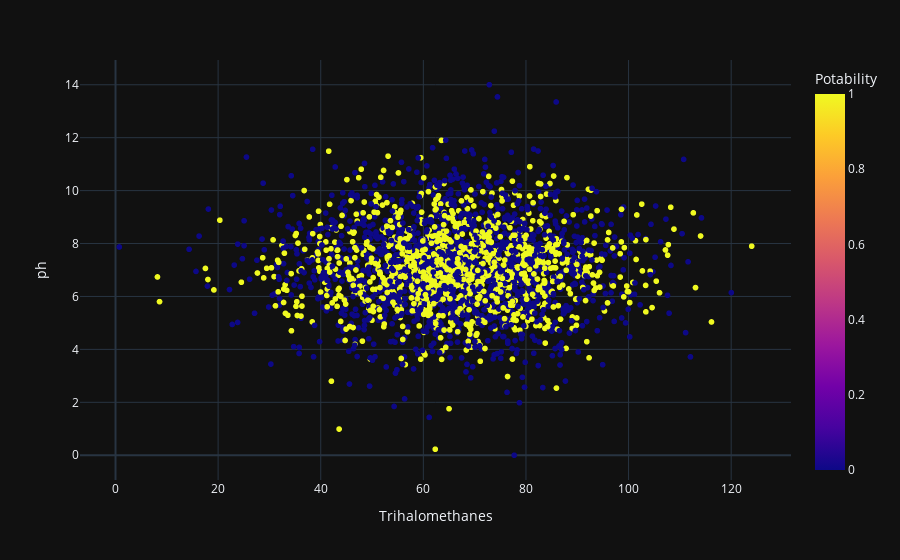

Here is the notebook cell this chart was saved with:
### Markdown cell above
**Checking the dir/strength of correlated feautres**

### Code cell
fig=px.scatter(data, x="Trihalomethanes",y="ph",color = "Potability",template="plotly_dark")
fig.show()

### Figure 1 — Plotly figure (JSON) as saved in the notebook; plotly's stock layout.template omitted (floating-point values rounded to 4 significant figures; data arrays with more than 128 entries replaced by an {"elided": "..."} marker saying what was removed)
{"data": [{"hovertemplate": "Trihalomethanes=%{x}<br>ph=%{y}<br>Potability=%{marker.color}<extra></extra>", "legendgroup": "", "marker": {"color": {"elided": "3276 int values"}, "coloraxis": "coloraxis", "symbol": "circle"}, "mode": "markers", "name": "", "showlegend": false, "type": "scattergl", "x": {"elided": "3276 float values"}, "xaxis": "x", "y": {"elided": "3276 float values"}, "yaxis": "y"}], "layout": {"coloraxis": {"colorbar": {"title": {"text": "Potability"}}, "colorscale": [[0, "#0d0887"], [0.1111, "#46039f"], [0.2222, "#7201a8"], [0.3333, "#9c179e"], [0.4444, "#bd3786"], [0.5556, "#d8576b"], [0.6667, "#ed7953"], [0.7778, "#fb9f3a"], [0.8889, "#fdca26"], [1, "#f0f921"]]}, "legend": {"tracegroupgap": 0}, "margin": {"t": 60}, "xaxis": {"anchor": "y", "domain": [0, 1], "title": {"text": "Trihalomethanes"}}, "yaxis": {"anchor": "x", "domain": [0, 1], "title": {"text": "ph"}}}}
